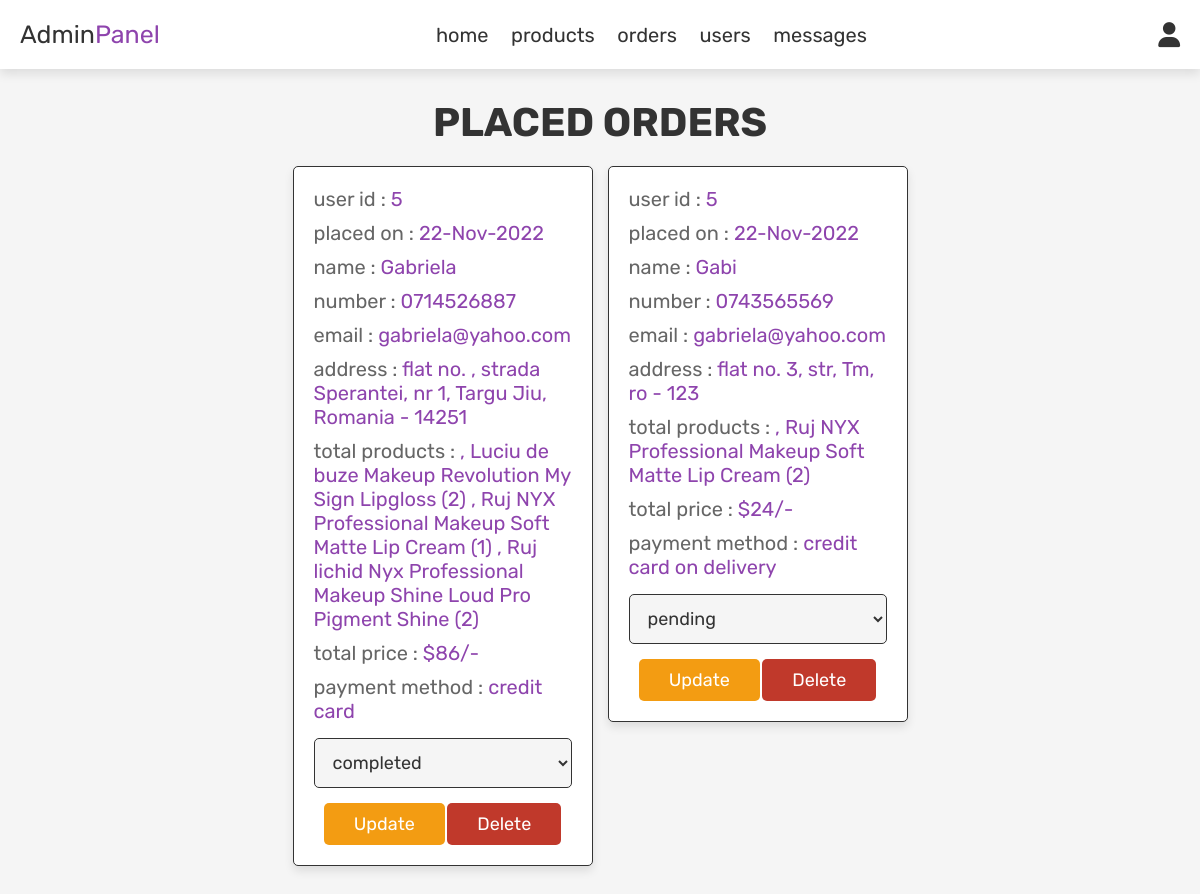
/admin_orders.php (signed in), run on the app's committed database.
### tables this page shows
CREATE TABLE `orders` (
  `id` int(100) NOT NULL,
  `user_id` int(100) NOT NULL,
  `name` varchar(100) NOT NULL,
  `number` varchar(12) NOT NULL,
  `email` varchar(100) NOT NULL,
  `method` varchar(50) NOT NULL,
  `address` varchar(500) NOT NULL,
  `total_products` varchar(1000) NOT NULL,
  `total_price` int(100) NOT NULL,
  `placed_on` varchar(50) NOT NULL,
  `payment_status` varchar(20) NOT NULL DEFAULT 'pending'
);

### admin_orders.php (the view, shortened to what this page needs)
<?php
include 'config.php';
?>
<!DOCTYPE html>
<html lang="en">
<head>
   <link rel="stylesheet" href="https://cdnjs.cloudflare.com/ajax/libs/font-awesome/6.0.0/css/all.min.css">
   <link rel="stylesheet" href="css/admin_style.css">
</head>
<body>
<?php include 'admin_header.php'; ?>
<section class="orders">
   <h1 class="title">placed orders</h1>
   <div class="box-container">
      <?php
      $select_orders = mysqli_query($conn, "SELECT * FROM `orders`") or die('query failed');
      if(mysqli_num_rows($select_orders) > 0){
         while($fetch_orders = mysqli_fetch_assoc($select_orders)){
      ?>
      <div class="box">
         <p> user id : <span><?php echo $fetch_orders['user_id']; ?></span> </p>
         <p> placed on : <span><?php echo $fetch_orders['placed_on']; ?></span> </p>
         <p> name : <span><?php echo $fetch_orders['name']; ?></span> </p>
         <p> number : <span><?php echo $fetch_orders['number']; ?></span> </p>
         <p> email : <span><?php echo $fetch_orders['email']; ?></span> </p>
         <p> address : <span><?php echo $fetch_orders['address']; ?></span> </p>
         <p> total products : <span><?php echo $fetch_orders['total_products']; ?></span> </p>
         <p> total price : <span>$<?php echo $fetch_orders['total_price']; ?>/-</span> </p>
         <p> payment method : <span><?php echo $fetch_orders['method']; ?></span> </p>
         <form action="" method="post">
            <select name="update_payment">
               <option value="" selected disabled><?php echo $fetch_orders['payment_status']; ?></option>
            </select>
            <input type="submit" value="update" name="update_order" class="option-btn">
            <a href="admin_orders.php?delete=<?php echo $fetch_orders['id']; ?>" onclick="return confirm('delete this order?');" class="delete-btn">delete</a>
         </form>
      </div>
      <?php
         }
      }else{
         echo '<p class="empty">no orders placed yet!</p>';
      }
      ?>
   </div>
</section>
</body>
</html>

### css/admin_style.css (style rules this page uses)
:root { --purple:#8e44ad; --red:#c0392b; --orange:#f39c12; --black:#333; --white:#fff; --light-color:#666; --light-white:#ccc; --light-bg:#f5f5f5; --border:.1rem solid var(--black); --box-shadow:0 .5rem 1rem rgba(0,0,0,.1); }
* { font-family: 'Rubik', sans-serif; margin:0; padding:0; box-sizing: border-box; outline: none; border:none; text-decoration: none; transition:all .2s linear; }
html { font-size: 62.5%; overflow-x: hidden; }
body { background-color: var(--light-bg); }
section { padding:3rem 2rem; }
.title { text-align: center; margin-bottom: 2rem; text-transform: uppercase; color:var(--black); font-size: 4rem; }
.btn, .option-btn, .delete-btn, .white-btn { display: inline-block; margin-top: 1rem; padding:1rem 3rem; cursor: pointer; color:var(--white); font-size: 1.8rem; border-radius: .5rem; text-transform: capitalize; }
.option-btn { background-color: var(--orange); }
.delete-btn { background-color: var(--red); }
.orders .box-container { display: grid; grid-template-columns: repeat(auto-fit, 30rem); justify-content: center; gap:1.5rem; max-width: 1200px; margin:0 auto; align-items: flex-start; }
.orders .box-container .box { background-color: var(--white); padding:2rem; border:var(--border); box-shadow: var(--box-shadow); border-radius: .5rem; }
.orders .box-container .box p { padding-bottom: 1rem; font-size: 2rem; color:var(--light-color); }
.orders .box-container .box p span { color:var(--purple); }
.orders .box-container .box form { text-align: center; }
.orders .box-container .box form select { border-radius: .5rem; margin:.5rem 0; width: 100%; background-color: var(--light-bg); border:var(--border); padding:1.2rem 1.4rem; font-size: 1.8rem; color:var(--black); }

### data on the page
orders: user "5", placed_on "22-Nov-2022", name "Gabriela", number "0714526887", email "gabriela@yahoo.com", address "flat no. , strada Sperantei, nr 1, Targu Jiu, Romania - 14251", total_products ", Luciu de buze Makeup Revolution My Sign Lipgloss (2) , Ruj NYX Professional Makeup Soft Matte Lip Cream (1) , Ruj lichid Nyx Professional Makeup Shine Loud Pro Pigment Shine (2)", total_price "86", method "credit card", update_payment "completed"
orders: user "5", placed_on "22-Nov-2022", name "Gabi", number "0743565569", email "gabriela@yahoo.com", address "flat no. 3, str, Tm, ro - 123", total_products ", Ruj NYX Professional Makeup Soft Matte Lip Cream (2)", total_price "24", method "credit card on delivery", update_payment "pending"
